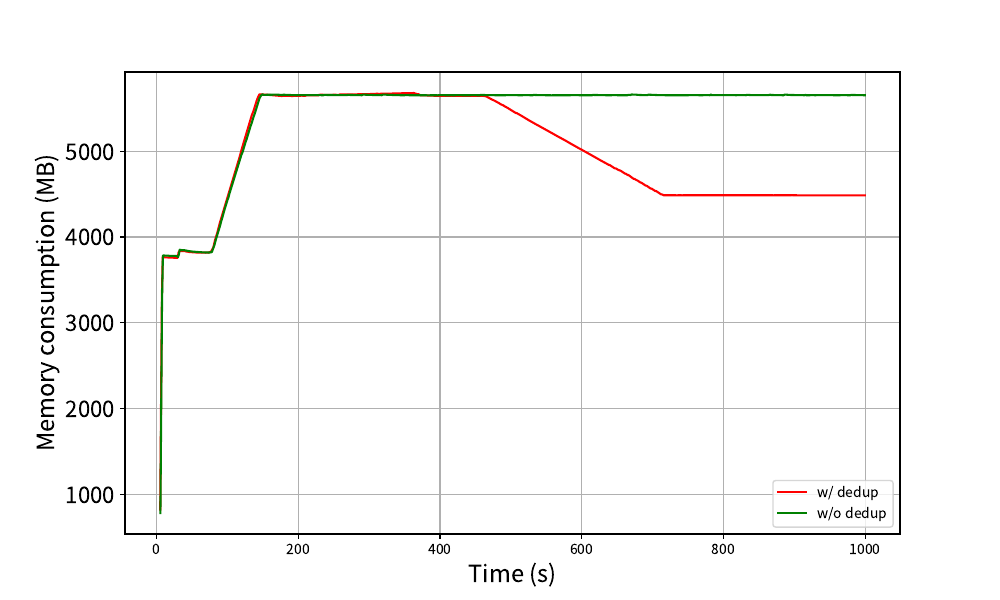

Here is the Python script that generated this plot:
import matplotlib.pyplot as plt

def plot(src, label, color):
    in_filename = f"{src}/output-host-2.txt"
    d_mem = [[], []]
    lines = open(in_filename).readlines()

    for line in lines:
        cols = line.split()
        if len(cols) != 3 or not cols[0].isnumeric() or not cols[2].isnumeric():
            continue
        sec = int(cols[0]) / 1000
        val = int(cols[2])

        if sec > 1000:
            continue

        if "UsedMemory" in line:
            d_mem[0].append(sec)
            d_mem[1].append(val / 1024)

    plt.plot(
        d_mem[0],
        d_mem[1],
        linestyle="-",
        label=label,
        color=color,
    )

plt.rcParams["font.family"] = "Noto Sans CJK JP"
plt.figure(figsize=(10, 6))
plot("data/2025-09-03_15-35-11-ffa737e-ksm", "w/ dedup", "r")
plot("data/2025-09-03_17-07-20-ffa737e-ksm-disabled", "w/o dedup", "g")
plt.legend()
plt.ylabel("Memory consumption (MB)", fontsize=17)
plt.xlabel("Time (s)", fontsize=17)
plt.grid(True)
plt.gca().yaxis.set_tick_params(labelsize=16)
plt.savefig("fig-micro-ksm.pdf")
